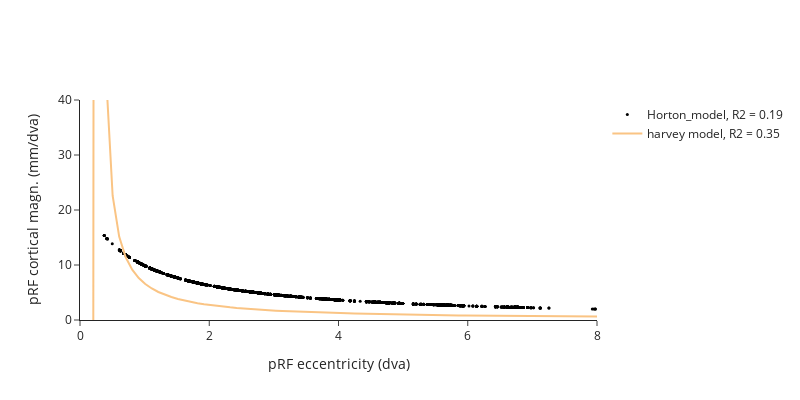

Notebook source saved alongside this figure:
### Code cell
fig = go.Figure()
fig.add_trace(go.Scatter(x=horton_x,
                         y=horton_line,
                         mode='markers', 
                         name = 'Horton_model, R2 = {:.2f}'.format(horton_model_r2),
                         marker=dict(color='black', 
                                     symbol='circle', 
                                     size=3), 
                         cliponaxis=False,
                         showlegend=True, 
                         opacity=1))

fig.add_trace(go.Scatter(x=model_x,
                         y=model_y,
                         mode='lines', 
                         name = 'harvey model, R2 = {:.2f}'.format(model_r2),
                         marker=dict(color=roi_colors[roi], 
                                     line=dict(color=roi_colors[roi], width=10)), 
                         cliponaxis=False,
                         showlegend=True, 
                         opacity=1))



fig.update_yaxes(title_text='pRF cortical magn. (mm/dva)', range=[0, 40], showline=True)
fig.update_xaxes(title_text='pRF eccentricity (dva)', range=[0, max_ecc], showline=True)
fig.update_layout(showlegend=True, 
                  template='simple_white', 
                  height=400, 
                  width=800)
fig.show()

### Figure 1 — Plotly figure (JSON) as saved in the notebook; plotly's stock layout.template omitted (floating-point values rounded to 4 significant figures; data arrays with more than 128 entries replaced by an {"elided": "..."} marker saying what was removed)
{"data": [{"cliponaxis": false, "marker": {"color": "black", "size": 3, "symbol": "circle"}, "mode": "markers", "name": "Horton_model, R2 = 0.19", "opacity": 1, "showlegend": true, "type": "scatter", "x": {"elided": "2948 float values"}, "y": {"elided": "2948 float values"}}, {"cliponaxis": false, "marker": {"color": "rgb(250, 196, 132)", "line": {"color": "rgb(250, 196, 132)", "width": 10}}, "mode": "lines", "name": "harvey model, R2 = 0.35", "opacity": 1, "showlegend": true, "type": "scatter", "x": [0.0, 0.101, 0.202, 0.303, 0.404, 0.5051, 0.6061, 0.7071, 0.8081, 0.9091, 1.01, 1.111, 1.212, 1.313, 1.414, 1.515, 1.616, 1.717, 1.818, 1.919, 2.02, 2.121, 2.222, 2.323, 2.424, 2.525, 2.626, 2.727, 2.828, 2.929, 3.03, 3.131, 3.232, 3.333, 3.434, 3.535, 3.636, 3.737, 3.838, 3.939, 4.04, 4.141, 4.242, 4.343, 4.444, 4.545, 4.646, 4.747, 4.848, 4.949, 5.051, 5.152, 5.253, 5.354, 5.455, 5.556, 5.657, 5.758, 5.859, 5.96, 6.061, 6.162, 6.263, 6.364, 6.465, 6.566, 6.667, 6.768, 6.869, 6.97, 7.071, 7.172, 7.273, 7.374, 7.475, 7.576, 7.677, 7.778, 7.879, 7.98, 8.081, 8.182, 8.283, 8.384, 8.485, 8.586, 8.687, 8.788, 8.889, 8.99, 9.091, 9.192, 9.293, 9.394, 9.495, 9.596, 9.697, 9.798, 9.899, 10.0], "y": [-15.54, -23.46, -47.83, 1236.0, 44.39, 22.6, 15.16, 11.41, 9.142, 7.628, 6.544, 5.729, 5.095, 4.588, 4.172, 3.826, 3.532, 3.281, 3.062, 2.871, 2.703, 2.553, 2.419, 2.298, 2.189, 2.09, 1.999, 1.916, 1.839, 1.769, 1.703, 1.642, 1.586, 1.533, 1.484, 1.437, 1.394, 1.353, 1.314, 1.278, 1.243, 1.211, 1.18, 1.15, 1.122, 1.095, 1.07, 1.046, 1.022, 1.0, 0.979, 0.9586, 0.9391, 0.9203, 0.9023, 0.8849, 0.8682, 0.8522, 0.8367, 0.8218, 0.8074, 0.7934, 0.78, 0.767, 0.7544, 0.7423, 0.7305, 0.7191, 0.708, 0.6973, 0.6869, 0.6768, 0.667, 0.6575, 0.6482, 0.6392, 0.6305, 0.622, 0.6137, 0.6056, 0.5978, 0.5901, 0.5826, 0.5753, 0.5682, 0.5613, 0.5546, 0.548, 0.5415, 0.5352, 0.5291, 0.5231, 0.5172, 0.5114, 0.5058, 0.5003, 0.495, 0.4897, 0.4845, 0.4795]}], "layout": {"height": 400, "showlegend": true, "width": 800, "xaxis": {"range": [0, 8], "showline": true, "title": {"text": "pRF eccentricity (dva)"}}, "yaxis": {"range": [0, 40], "showline": true, "title": {"text": "pRF cortical magn. (mm/dva)"}}}}
